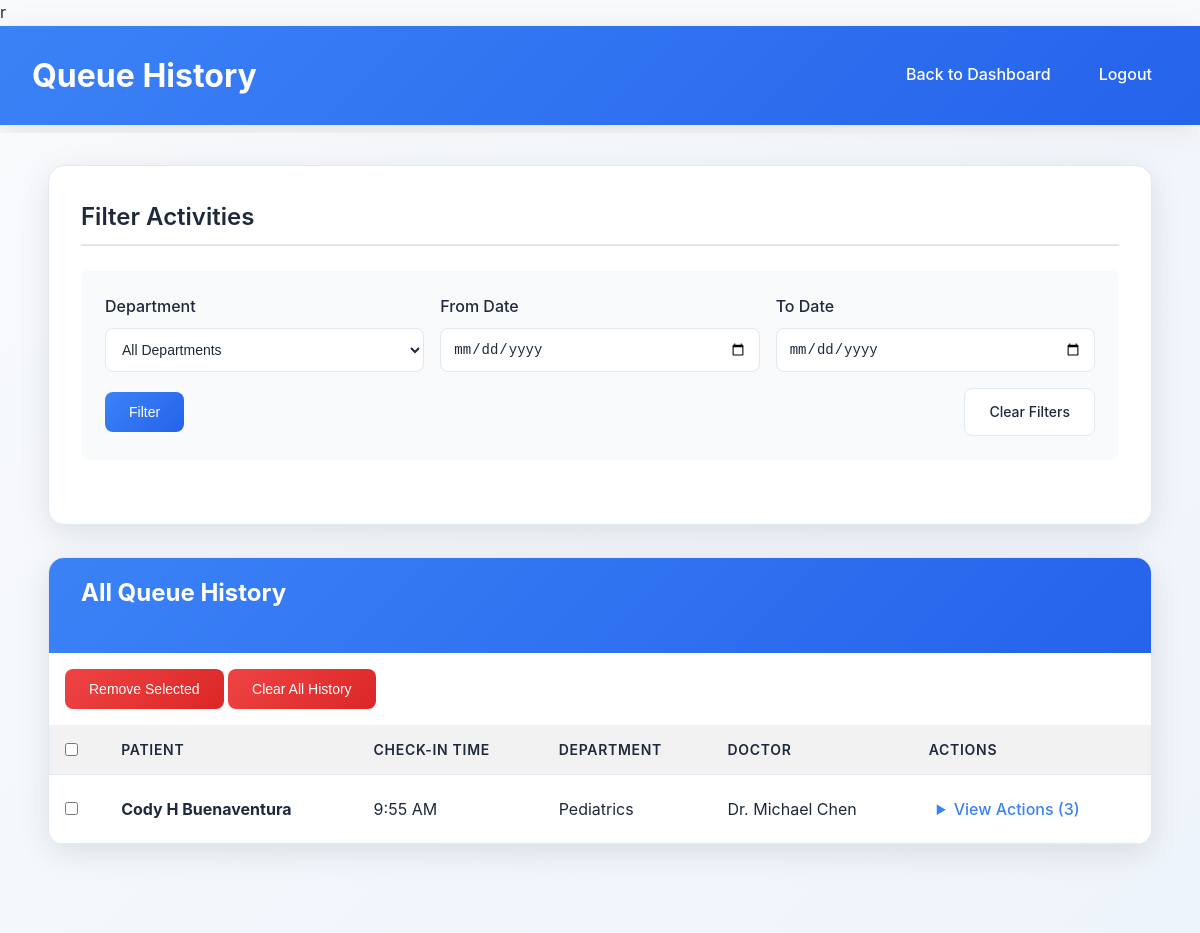
Page /public/queue_history.php (signed in) on the committed database.
### tables this page shows
CREATE TABLE `patients` (
  `id` int(11) NOT NULL,
  `first_name` varchar(100) NOT NULL,
  `middle_name` varchar(100) DEFAULT NULL,
  `last_name` varchar(100) NOT NULL,
  `age` int(11) NOT NULL,
  `contact_number` varchar(20) NOT NULL,
  `reason_for_visit` text DEFAULT NULL,
  `parent_guardian` varchar(255) DEFAULT NULL,
  `queue_number` int(11) NOT NULL,
  `department_id` int(11) NOT NULL,
  `doctor_id` int(11) DEFAULT NULL,
  `status` enum('waiting','in consultation','done','cancelled','no show') NOT NULL DEFAULT 'waiting',
  `check_in_time` timestamp NOT NULL DEFAULT current_timestamp(),
  `created_at` timestamp NOT NULL DEFAULT current_timestamp(),
  `birthdate` date DEFAULT NULL,
  `address` text DEFAULT NULL,
  `gender` enum('male','female','preferred not to say') DEFAULT NULL,
  `civil_status` enum('single','married','widow') DEFAULT NULL,
  `registration_datetime` datetime DEFAULT NULL,
  `bp` varchar(50) DEFAULT NULL,
  `temp` varchar(50) DEFAULT NULL,
  `cr_pr` varchar(50) DEFAULT NULL,
  `rr` varchar(50) DEFAULT NULL,
  `wt` varchar(50) DEFAULT NULL,
  `o2sat` varchar(50) DEFAULT NULL
);

CREATE TABLE `departments` (
  `id` int(11) NOT NULL,
  `name` varchar(255) NOT NULL
);

CREATE TABLE `doctors` (
  `id` int(11) NOT NULL,
  `name` varchar(255) NOT NULL,
  `department_id` int(11) NOT NULL,
  `status` enum('available','unavailable') NOT NULL DEFAULT 'available'
);

### app/models/QueueHistory.php (called while the page is built, shortened)
<?php
class QueueHistory {
    private $conn;
    private $table_name = "queue_history";
    public function __construct($db) {
        $this->conn = $db;
    }
    public function get_grouped_activities($department_id = null) {
        $where_clause = "";
        $query = "SELECT
                    p.id as patient_id,
                    CONCAT(COALESCE(p.first_name, ''), ' ', COALESCE(p.middle_name, ''), ' ', COALESCE(p.last_name, '')) as patient_name,
                    p.check_in_time as patient_check_in_time,
                    d.name as department_name,
                    doc.name as doctor_name,
                    GROUP_CONCAT(
                        JSON_OBJECT(
                            'id', qh.id,
                            'action', qh.action,
                            'old_status', qh.old_status,
                            'new_status', qh.new_status,
                            'created_at', qh.created_at,
                            'department_name', d2.name,
                            'doctor_name', doc2.name
                        )
                        ORDER BY qh.created_at DESC
                        SEPARATOR '|||'
                    ) as actions_json
                  FROM patients p
                  LEFT JOIN " . $this->table_name . " qh ON p.id = qh.patient_id
                  LEFT JOIN departments d ON p.department_id = d.id
                  LEFT JOIN doctors doc ON p.doctor_id = doc.id
                  LEFT JOIN departments d2 ON qh.department_id = d2.id
                  LEFT JOIN doctors doc2 ON qh.doctor_id = doc2.id
                  $where_clause
                  GROUP BY p.id, p.first_name, p.middle_name, p.last_name, p.check_in_time, d.name, doc.name
                  HAVING COUNT(qh.id) > 0
                  ORDER BY p.check_in_time DESC";
        $stmt = $this->conn->prepare($query);
        $stmt->execute();
        $result = $stmt->get_result();
        $grouped_data = [];
        while ($row = $result->fetch_assoc()) {
            $actions = [];
            if ($row['actions_json']) {
                $action_strings = explode('|||', $row['actions_json']);
                foreach ($action_strings as $action_str) {
                    $actions[] = json_decode($action_str, true);
                }
            }
            $row['actions'] = $actions;
            unset($row['actions_json']);
            $grouped_data[] = $row;
        }
        return $grouped_data;
    }
}
?>

### public/queue_history.php (the view, shortened to what this page needs)
r<?php
require_once '../config/config.php';
require_once '../app/models/QueueHistory.php';
$queue_history_model = new QueueHistory($conn);
$department_id = $_GET['department'] ?? null;
$date_from = $_GET['date_from'] ?? null;
$date_to = $_GET['date_to'] ?? null;
if ($department_id) {
    $grouped_activities = $queue_history_model->get_grouped_activities($department_id);
} else {
    $grouped_activities = $queue_history_model->get_grouped_activities();
}
?>
<!DOCTYPE html>
<html lang="en">
<head>
    <link rel="stylesheet" href="css/style.css">
</head>
<body>
    <header>
        <h1>Queue History</h1>
        <div class="header-nav">
            <a href="dashboard.php"><i class="fas fa-arrow-left"></i> Back to Dashboard</a>
            <a href="../app/controllers/StaffController.php?action=logout">Logout</a>
        </div>
    </header>
    <div class="container">
        <main>
            <div class="form-section">
                <h2>Filter Activities</h2>
                <form method="GET" action="queue_history.php" class="filter-form">
                    <div class="form-grid">
                        <div class="form-group">
                            <label for="department">Department</label>
                            <select id="department" name="department">
                                <option value="">All Departments</option>
                            </select>
                        </div>
                        <div class="form-group">
                            <label for="date_from">From Date</label>
                            <input type="date" id="date_from" name="date_from" value="<?php echo $date_from; ?>">
                        </div>
                        <div class="form-group">
                            <label for="date_to">To Date</label>
                            <input type="date" id="date_to" name="date_to" value="<?php echo $date_to; ?>">
                        </div>
                    </div>
                    <div class="flex justify-between items-center mt-4">
                        <button type="submit" class="btn btn-primary">Filter</button>
                        <a href="queue_history.php" class="btn btn-secondary">Clear Filters</a>
                    </div>
                </form>
            </div>
            <div class="table-section">
                <div class="table-header" style="padding: 1rem 2rem; margin-bottom: 1rem;">
                    <h2 style="color: white; font-weight: bold; border-bottom: none; padding-bottom: 0;">All Queue History</h2>
                </div>
                <div class="table-actions" style="padding: 0 1rem; margin-bottom: 1rem;">
                    <button id="delete-selected" class="btn btn-danger" disabled>Remove Selected</button>
                    <button id="clear-all" class="btn btn-danger">Clear All History</button>
                </div>
                <table>
                    <thead>
                        <tr>
                            <th><input type="checkbox" id="select-all"></th>
                            <th>Patient</th>
                            <th>Check-in Time</th>
                            <th>Department</th>
                            <th>Doctor</th>
                            <th>Actions</th>
                        </tr>
                    </thead>
                    <tbody>
                        <?php
                        foreach ($grouped_activities as $patient_group):
                            $patient_id = $patient_group['patient_id'];
                            $patient_name = htmlspecialchars($patient_group['patient_name'] ?? 'N/A');
                            $check_in_time = $patient_group['patient_check_in_time'] ? date('g:i A', strtotime($patient_group['patient_check_in_time'])) : 'N/A';
                            $department_name = htmlspecialchars($patient_group['department_name']);
                            $doctor_name = htmlspecialchars($patient_group['doctor_name'] ?? 'Not Assigned');
                            $actions = $patient_group['actions'];
                        ?>
                            <tr>
                                <td><input type="checkbox" class="patient-checkbox" value="<?php echo $patient_id; ?>"></td>
                                <td><strong><?php echo $patient_name; ?></strong></td>
                                <td><?php echo $check_in_time; ?></td>
                                <td><?php echo $department_name; ?></td>
                                <td><?php echo $doctor_name; ?></td>
                                <td>
                                    <details class="action-details">
                                        <summary class="action-summary">View Actions (<?php echo count($actions); ?>)</summary>
                                    </details>
                                </td>
                            </tr>
                        <?php endforeach; ?>
                    </tbody>
                </table>
            </div>
        </main>
    </div>
</body>
</html>

### public/css/style.css (style rules this page uses)
:root { --bg-color: #f8fafc; --card-bg: #ffffff; --text-color: #1e293b; --text-secondary: #6b7280; --border-color: #e2e8f0; --primary: #3b82f6; --primary-hover: #2563eb; --danger: #ef4444; --danger-hover: #dc2626; --success: #10b981; --warning: #f59e0b; --shadow: rgba(0, 0, 0, 0.1); --font-family: -apple-system, BlinkMacSystemFont, 'Segoe UI', Roboto, Oxygen, Ubuntu, Cantarell, sans-serif; --border-radius: 8px; --border-radius-lg: 12px; --border-radius-xl: 16px; --transition: all 0.3s ease; }
* { margin: 0; padding: 0; box-sizing: border-box; }
body { font-family: var(--font-family); background: var(--bg-color); color: var(--text-color); line-height: 1.6; min-height: 100vh; transition: var(--transition); }
.container { max-width: 1200px; margin: 0 auto; padding: 2rem; background: linear-gradient(135deg, var(--bg-color) 0%, rgba(59, 130, 246, 0.05) 100%); min-height: 100vh; }
main { padding: 2rem; }
h2 { font-size: 1.5rem; font-weight: 600; color: #1e293b; margin-bottom: 1.5rem; padding-bottom: 0.5rem; border-bottom: 2px solid #e2e8f0; }
.btn { display: inline-flex; align-items: center; gap: 0.5rem; padding: 0.75rem 1.5rem; font-weight: 500; border-radius: 8px; text-decoration: none; border: none; cursor: pointer; font-size: 0.875rem; transition: all 0.2s ease; text-align: center; }
.btn-primary { background: linear-gradient(135deg, #667eea 0%, #764ba2 100%); color: white; }
.btn-secondary { background-color: #f1f5f9; color: #475569; border: 1px solid #e2e8f0; }
.btn-danger { background-color: #fee2e2; color: #dc2626; border: 1px solid #fecaca; }
.mt-4 { margin-top: 1.5rem; }
.flex { display: flex; }
.justify-between { justify-content: space-between; }
.items-center { align-items: center; }

### rows in the picture
patients: patient_name "Cody H Buenaventura", check_in_time "9:55 AM", department.name "Pediatrics", doctor.name "Dr. Michael Chen", count($actions) "3"
